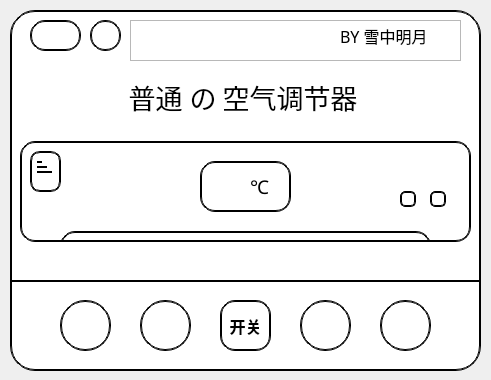
<?xml version="1.0" encoding="UTF-8"?>
<ui version="4.0">
 <class>mainWindow</class>
 <widget class="QMainWindow" name="mainWindow">
  <property name="windowModality">
   <enum>Qt::NonModal</enum>
  </property>
  <property name="geometry">
   <rect>
    <x>0</x>
    <y>0</y>
    <width>491</width>
    <height>380</height>
   </rect>
  </property>
  <property name="sizePolicy">
   <sizepolicy hsizetype="Fixed" vsizetype="Fixed">
    <horstretch>0</horstretch>
    <verstretch>0</verstretch>
   </sizepolicy>
  </property>
  <property name="minimumSize">
   <size>
    <width>491</width>
    <height>380</height>
   </size>
  </property>
  <property name="maximumSize">
   <size>
    <width>491</width>
    <height>380</height>
   </size>
  </property>
  <property name="cursor">
   <cursorShape>ClosedHandCursor</cursorShape>
  </property>
  <property name="focusPolicy">
   <enum>Qt::NoFocus</enum>
  </property>
  <property name="contextMenuPolicy">
   <enum>Qt::NoContextMenu</enum>
  </property>
  <property name="acceptDrops">
   <bool>false</bool>
  </property>
  <property name="windowTitle">
   <string>普通 の 空气调节器</string>
  </property>
  <property name="windowIcon">
   <iconset resource="res.qrc">
    <normaloff>:/ico/img/logo.ico</normaloff>:/ico/img/logo.ico</iconset>
  </property>
  <property name="autoFillBackground">
   <bool>false</bool>
  </property>
  <property name="styleSheet">
   <string notr="true"/>
  </property>
  <property name="inputMethodHints">
   <set>Qt::ImhNone</set>
  </property>
  <property name="toolButtonStyle">
   <enum>Qt::ToolButtonIconOnly</enum>
  </property>
  <property name="documentMode">
   <bool>false</bool>
  </property>
  <property name="tabShape">
   <enum>QTabWidget::Rounded</enum>
  </property>
  <property name="unifiedTitleAndToolBarOnMac">
   <bool>false</bool>
  </property>
  <widget class="QWidget" name="centralwidget">
   <widget class="QFrame" name="title">
    <property name="geometry">
     <rect>
      <x>20</x>
      <y>70</y>
      <width>451</width>
      <height>51</height>
     </rect>
    </property>
    <property name="frameShape">
     <enum>QFrame::NoFrame</enum>
    </property>
    <property name="frameShadow">
     <enum>QFrame::Plain</enum>
    </property>
    <widget class="QLabel" name="label">
     <property name="geometry">
      <rect>
       <x>70</x>
       <y>10</y>
       <width>306</width>
       <height>33</height>
      </rect>
     </property>
     <property name="font">
      <font>
       <family>黑体</family>
       <pointsize>20</pointsize>
      </font>
     </property>
     <property name="layoutDirection">
      <enum>Qt::LeftToRight</enum>
     </property>
     <property name="text">
      <string>普通 の 空气调节器</string>
     </property>
     <property name="scaledContents">
      <bool>false</bool>
     </property>
     <property name="alignment">
      <set>Qt::AlignCenter</set>
     </property>
    </widget>
   </widget>
   <widget class="QFrame" name="AC_biankuang">
    <property name="geometry">
     <rect>
      <x>20</x>
      <y>141</y>
      <width>451</width>
      <height>101</height>
     </rect>
    </property>
    <property name="styleSheet">
     <string notr="true">QFrame{
border-radius: 15px;  border: 2px groove black;background:&quot;white&quot;
}

</string>
    </property>
    <property name="frameShape">
     <enum>QFrame::NoFrame</enum>
    </property>
    <property name="frameShadow">
     <enum>QFrame::Sunken</enum>
    </property>
    <property name="lineWidth">
     <number>3</number>
    </property>
    <property name="midLineWidth">
     <number>0</number>
    </property>
    <widget class="QFrame" name="degree">
     <property name="geometry">
      <rect>
       <x>180</x>
       <y>20</y>
       <width>91</width>
       <height>51</height>
      </rect>
     </property>
     <property name="styleSheet">
      <string notr="true"/>
     </property>
     <property name="frameShape">
      <enum>QFrame::StyledPanel</enum>
     </property>
     <property name="frameShadow">
      <enum>QFrame::Raised</enum>
     </property>
     <widget class="QLabel" name="label_shuzi">
      <property name="geometry">
       <rect>
        <x>20</x>
        <y>10</y>
        <width>41</width>
        <height>31</height>
       </rect>
      </property>
      <property name="font">
       <font>
        <family>Comic Sans MS</family>
        <pointsize>14</pointsize>
        <weight>50</weight>
        <bold>false</bold>
       </font>
      </property>
      <property name="styleSheet">
       <string notr="true">QLabel{
border-radius: 0px;  border: 0px groove black ;color: white
}
</string>
      </property>
      <property name="text">
       <string>26</string>
      </property>
     </widget>
     <widget class="QLabel" name="label_danwei">
      <property name="geometry">
       <rect>
        <x>50</x>
        <y>10</y>
        <width>21</width>
        <height>31</height>
       </rect>
      </property>
      <property name="font">
       <font>
        <family>Comic Sans MS</family>
        <pointsize>14</pointsize>
        <weight>50</weight>
        <bold>false</bold>
       </font>
      </property>
      <property name="styleSheet">
       <string notr="true">QLabel{
border-radius: 0px;  border: 0px groove black
}
</string>
      </property>
      <property name="text">
       <string>℃</string>
      </property>
     </widget>
    </widget>
    <widget class="QFrame" name="frame">
     <property name="geometry">
      <rect>
       <x>40</x>
       <y>90</y>
       <width>371</width>
       <height>31</height>
      </rect>
     </property>
     <property name="styleSheet">
      <string notr="true"/>
     </property>
     <property name="frameShape">
      <enum>QFrame::StyledPanel</enum>
     </property>
     <property name="frameShadow">
      <enum>QFrame::Raised</enum>
     </property>
    </widget>
    <widget class="QFrame" name="frame_2">
     <property name="geometry">
      <rect>
       <x>10</x>
       <y>10</y>
       <width>31</width>
       <height>41</height>
      </rect>
     </property>
     <property name="styleSheet">
      <string notr="true">QFrame{
border-radius: 10px;  border: 2px groove black
}
</string>
     </property>
     <property name="frameShape">
      <enum>QFrame::StyledPanel</enum>
     </property>
     <property name="frameShadow">
      <enum>QFrame::Raised</enum>
     </property>
     <widget class="QFrame" name="frame_5">
      <property name="geometry">
       <rect>
        <x>7</x>
        <y>10</y>
        <width>5</width>
        <height>2</height>
       </rect>
      </property>
      <property name="frameShape">
       <enum>QFrame::StyledPanel</enum>
      </property>
      <property name="frameShadow">
       <enum>QFrame::Raised</enum>
      </property>
     </widget>
     <widget class="QFrame" name="frame_6">
      <property name="geometry">
       <rect>
        <x>7</x>
        <y>15</y>
        <width>10</width>
        <height>2</height>
       </rect>
      </property>
      <property name="frameShape">
       <enum>QFrame::StyledPanel</enum>
      </property>
      <property name="frameShadow">
       <enum>QFrame::Raised</enum>
      </property>
     </widget>
     <widget class="QFrame" name="frame_7">
      <property name="geometry">
       <rect>
        <x>7</x>
        <y>20</y>
        <width>15</width>
        <height>2</height>
       </rect>
      </property>
      <property name="frameShape">
       <enum>QFrame::StyledPanel</enum>
      </property>
      <property name="frameShadow">
       <enum>QFrame::Raised</enum>
      </property>
     </widget>
    </widget>
    <widget class="QFrame" name="frame_3">
     <property name="geometry">
      <rect>
       <x>380</x>
       <y>50</y>
       <width>16</width>
       <height>16</height>
      </rect>
     </property>
     <property name="styleSheet">
      <string notr="true">QFrame{
border-radius: 5px;  border: 2px groove black
}
</string>
     </property>
     <property name="frameShape">
      <enum>QFrame::StyledPanel</enum>
     </property>
     <property name="frameShadow">
      <enum>QFrame::Raised</enum>
     </property>
    </widget>
    <widget class="QFrame" name="frame_4">
     <property name="geometry">
      <rect>
       <x>410</x>
       <y>50</y>
       <width>16</width>
       <height>16</height>
      </rect>
     </property>
     <property name="styleSheet">
      <string notr="true">QFrame{
border-radius: 5px;  border: 2px groove black
}
</string>
     </property>
     <property name="frameShape">
      <enum>QFrame::StyledPanel</enum>
     </property>
     <property name="frameShadow">
      <enum>QFrame::Raised</enum>
     </property>
    </widget>
    <zorder>frame</zorder>
    <zorder>degree</zorder>
    <zorder>frame_2</zorder>
    <zorder>frame_3</zorder>
    <zorder>frame_4</zorder>
   </widget>
   <widget class="QPushButton" name="pushButton">
    <property name="geometry">
     <rect>
      <x>220</x>
      <y>300</y>
      <width>51</width>
      <height>51</height>
     </rect>
    </property>
    <property name="font">
     <font>
      <family>Microsoft YaHei UI</family>
      <pointsize>12</pointsize>
      <weight>75</weight>
      <bold>true</bold>
     </font>
    </property>
    <property name="styleSheet">
     <string notr="true">QPushButton{
border-radius: 15px;  border: 2px groove black
}</string>
    </property>
    <property name="text">
     <string>开关</string>
    </property>
   </widget>
   <widget class="QPushButton" name="pushButton_2">
    <property name="geometry">
     <rect>
      <x>380</x>
      <y>300</y>
      <width>51</width>
      <height>51</height>
     </rect>
    </property>
    <property name="font">
     <font>
      <family>等线</family>
      <pointsize>18</pointsize>
      <weight>50</weight>
      <bold>false</bold>
     </font>
    </property>
    <property name="styleSheet">
     <string notr="true">QPushButton{
border-radius: 25px;  border: 2px groove black; text-align : centre
}

</string>
    </property>
    <property name="text">
     <string/>
    </property>
    <property name="icon">
     <iconset resource="res.qrc">
      <normaloff>:/img/img/snow.png</normaloff>:/img/img/snow.png</iconset>
    </property>
    <property name="iconSize">
     <size>
      <width>30</width>
      <height>30</height>
     </size>
    </property>
   </widget>
   <widget class="QPushButton" name="pushButton_3">
    <property name="geometry">
     <rect>
      <x>60</x>
      <y>300</y>
      <width>51</width>
      <height>51</height>
     </rect>
    </property>
    <property name="font">
     <font>
      <family>等线</family>
      <pointsize>16</pointsize>
      <weight>50</weight>
      <bold>false</bold>
     </font>
    </property>
    <property name="styleSheet">
     <string notr="true">QPushButton{
border-radius: 25px;  border: 2px groove black; text-align : centre
}

</string>
    </property>
    <property name="text">
     <string/>
    </property>
    <property name="icon">
     <iconset resource="res.qrc">
      <normaloff>:/img/img/sun.png</normaloff>:/img/img/sun.png</iconset>
    </property>
    <property name="iconSize">
     <size>
      <width>30</width>
      <height>30</height>
     </size>
    </property>
   </widget>
   <widget class="QPushButton" name="pushButton_4">
    <property name="geometry">
     <rect>
      <x>300</x>
      <y>300</y>
      <width>51</width>
      <height>51</height>
     </rect>
    </property>
    <property name="font">
     <font>
      <family>等线</family>
      <pointsize>18</pointsize>
      <weight>50</weight>
      <bold>false</bold>
     </font>
    </property>
    <property name="styleSheet">
     <string notr="true">QPushButton{
border-radius: 25px;  border: 2px groove black; text-align : centre
}

</string>
    </property>
    <property name="text">
     <string/>
    </property>
    <property name="icon">
     <iconset resource="res.qrc">
      <normaloff>:/img/img/down.png</normaloff>:/img/img/down.png</iconset>
    </property>
    <property name="iconSize">
     <size>
      <width>30</width>
      <height>30</height>
     </size>
    </property>
   </widget>
   <widget class="QPushButton" name="pushButton_5">
    <property name="geometry">
     <rect>
      <x>140</x>
      <y>300</y>
      <width>51</width>
      <height>51</height>
     </rect>
    </property>
    <property name="font">
     <font>
      <family>等线</family>
      <pointsize>18</pointsize>
      <weight>50</weight>
      <bold>false</bold>
     </font>
    </property>
    <property name="styleSheet">
     <string notr="true">QPushButton{
border-radius: 25px;  border: 2px groove black; text-align : centre
}

</string>
    </property>
    <property name="text">
     <string/>
    </property>
    <property name="icon">
     <iconset resource="res.qrc">
      <normaloff>:/img/img/up.png</normaloff>:/img/img/up.png</iconset>
    </property>
    <property name="iconSize">
     <size>
      <width>30</width>
      <height>30</height>
     </size>
    </property>
   </widget>
   <widget class="QFrame" name="frame_8">
    <property name="geometry">
     <rect>
      <x>10</x>
      <y>280</y>
      <width>470</width>
      <height>2</height>
     </rect>
    </property>
    <property name="styleSheet">
     <string notr="true">border-radius: 15px;  border: 2px groove black
</string>
    </property>
    <property name="frameShape">
     <enum>QFrame::StyledPanel</enum>
    </property>
    <property name="frameShadow">
     <enum>QFrame::Raised</enum>
    </property>
   </widget>
   <widget class="QLabel" name="label_3">
    <property name="geometry">
     <rect>
      <x>40</x>
      <y>240</y>
      <width>400</width>
      <height>2</height>
     </rect>
    </property>
    <property name="styleSheet">
     <string notr="true">QFrame{
border-radius: 10px;  border: 2px groove black
}
</string>
    </property>
    <property name="text">
     <string>TextLabel</string>
    </property>
   </widget>
   <widget class="QFrame" name="frame_9">
    <property name="geometry">
     <rect>
      <x>10</x>
      <y>10</y>
      <width>471</width>
      <height>361</height>
     </rect>
    </property>
    <property name="styleSheet">
     <string notr="true">border-radius: 25px;  border: 2px groove black; background: white
</string>
    </property>
    <property name="frameShape">
     <enum>QFrame::StyledPanel</enum>
    </property>
    <property name="frameShadow">
     <enum>QFrame::Raised</enum>
    </property>
    <widget class="QPushButton" name="pushButton_7">
     <property name="geometry">
      <rect>
       <x>80</x>
       <y>10</y>
       <width>31</width>
       <height>31</height>
      </rect>
     </property>
     <property name="font">
      <font>
       <family>等线</family>
       <pointsize>18</pointsize>
       <weight>50</weight>
       <bold>false</bold>
       <kerning>true</kerning>
      </font>
     </property>
     <property name="styleSheet">
      <string notr="true">QPushButton{
border-radius: 15px;  border: 2px groove black; text-align : centre
}

</string>
     </property>
     <property name="inputMethodHints">
      <set>Qt::ImhNone</set>
     </property>
     <property name="text">
      <string/>
     </property>
     <property name="icon">
      <iconset resource="res.qrc">
       <normaloff>:/img/img/mimisize.png</normaloff>:/img/img/mimisize.png</iconset>
     </property>
     <property name="iconSize">
      <size>
       <width>30</width>
       <height>30</height>
      </size>
     </property>
    </widget>
    <widget class="QPushButton" name="pushButton_6">
     <property name="geometry">
      <rect>
       <x>20</x>
       <y>10</y>
       <width>51</width>
       <height>31</height>
      </rect>
     </property>
     <property name="font">
      <font>
       <family>等线</family>
       <pointsize>18</pointsize>
       <weight>50</weight>
       <bold>false</bold>
      </font>
     </property>
     <property name="styleSheet">
      <string notr="true">QPushButton{
border-radius: 15px;  border: 2px groove black; text-align : centre
}

</string>
     </property>
     <property name="text">
      <string/>
     </property>
     <property name="icon">
      <iconset resource="res.qrc">
       <normaloff>:/img/img/close.png</normaloff>:/img/img/close.png</iconset>
     </property>
     <property name="iconSize">
      <size>
       <width>30</width>
       <height>30</height>
      </size>
     </property>
    </widget>
   </widget>
   <widget class="QFrame" name="frame_10">
    <property name="geometry">
     <rect>
      <x>130</x>
      <y>20</y>
      <width>331</width>
      <height>41</height>
     </rect>
    </property>
    <property name="frameShape">
     <enum>QFrame::StyledPanel</enum>
    </property>
    <property name="frameShadow">
     <enum>QFrame::Raised</enum>
    </property>
    <widget class="QLabel" name="label_2">
     <property name="geometry">
      <rect>
       <x>210</x>
       <y>0</y>
       <width>121</width>
       <height>31</height>
      </rect>
     </property>
     <property name="font">
      <font>
       <family>微软雅黑</family>
       <pointsize>12</pointsize>
      </font>
     </property>
     <property name="text">
      <string>BY 雪中明月</string>
     </property>
    </widget>
   </widget>
   <zorder>frame_9</zorder>
   <zorder>title</zorder>
   <zorder>pushButton</zorder>
   <zorder>pushButton_2</zorder>
   <zorder>pushButton_3</zorder>
   <zorder>pushButton_4</zorder>
   <zorder>pushButton_5</zorder>
   <zorder>frame_8</zorder>
   <zorder>AC_biankuang</zorder>
   <zorder>label_3</zorder>
   <zorder>frame_10</zorder>
  </widget>
  <action name="actionBY">
   <property name="text">
    <string>BY</string>
   </property>
  </action>
 </widget>
 <resources>
  <include location="res.qrc"/>
 </resources>
 <connections>
  <connection>
   <sender>pushButton_6</sender>
   <signal>clicked()</signal>
   <receiver>mainWindow</receiver>
   <slot>close()</slot>
   <hints>
    <hint type="sourcelabel">
     <x>32</x>
     <y>35</y>
    </hint>
    <hint type="destinationlabel">
     <x>49</x>
     <y>-23</y>
    </hint>
   </hints>
  </connection>
 </connections>
</ui>
